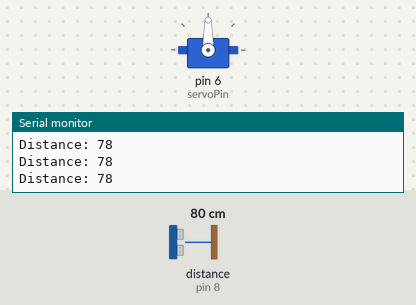
Bench run of a sketch on a simulated Arduino Uno, built with avr-gcc and run on an emulated ATmega328P. On the bench: servo, the last lines printed to the serial monitor. Wiring (inferred from the names in the program): ultrasonic range finder: trigger pin 9; echo pin 8. The test bench sets the inputs (shaded band); at power-on: distance to the obstacle (sensor on pin 8) 80 cm. The echo pulse lasts 58.3 µs per cm.

Above: at 1.2 s.
1.3 s: distance to the obstacle (sensor on pin 8) set to 34 cm
2.8 s: distance to the obstacle (sensor on pin 8) set to 27 cm
At 3.6 s:
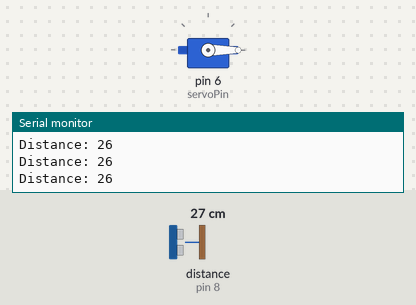
4.3 s: distance to the obstacle (sensor on pin 8) set to 35 cm
At 4.9 s:
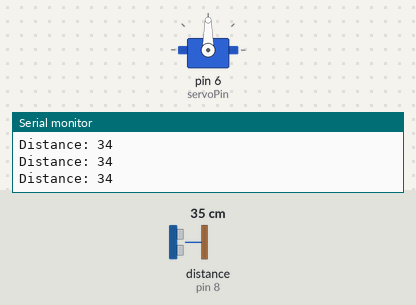
5.8 s: distance to the obstacle (sensor on pin 8) set to 2 cm
At 6.3 s:
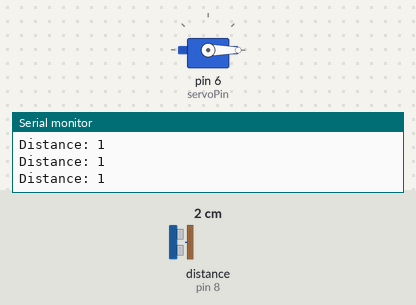
Timing chart, 0 to 8.3 s (numbered marks = the images above; inputs shaded):
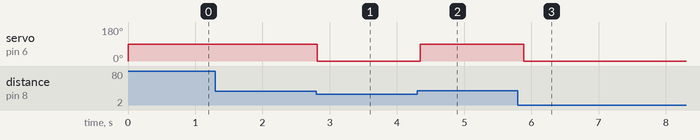

Measured:
- the behaviour switches between 31 and 30 cm on distance to the obstacle (sensor on pin 8) (found by bisection; images 0 and 1)
- after the input at 2.8 s, servo on pin 6 (servoPin): 90° → 0° at once
- after the input at 4.3 s, servo on pin 6 (servoPin): 0° → 90° after 0.05 s
- after the input at 5.8 s, servo on pin 6 (servoPin): 90° → 0° after 0.09 s

The sketch:

Room_Lights.ino
```cpp
#include <Servo.h>

const int trigPin = 9;
const int echoPin = 8;

const int servoPin = 6;

Servo myServo;

long duration;
int distance;

const int thresholdDistance = 30;

void setup() {
  Serial.begin(9600);

  pinMode(trigPin, OUTPUT);
  pinMode(echoPin, INPUT);

  myServo.attach(servoPin);

  myServo.write(0);
}

void loop() {
  digitalWrite(trigPin, LOW);
  delayMicroseconds(2);

  digitalWrite(trigPin, HIGH);
  delayMicroseconds(10);
  digitalWrite(trigPin, LOW);

  duration = pulseIn(echoPin, HIGH);
  distance = duration * 0.034 / 2;

  Serial.print("Distance: ");
  Serial.println(distance);

  if (distance < thresholdDistance) {
    myServo.write(0);
  }
  else {
    myServo.write(90);
  }

  delay(100);
}
```
